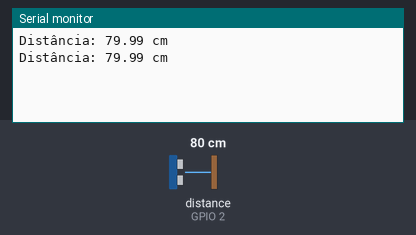
Recording of a sketch running on a simulated ESP32. Parts: the last lines printed to the serial monitor. Wiring (inferred from the names in the program): ultrasonic range finder: trigger GPIO 4; echo GPIO 2. The inputs (shaded band) are chosen by the test bench; at power-on: distance to the obstacle (sensor on GPIO 2) 80 cm. The echo pulse lasts 58.3 µs per cm.

Above: at 1.8 s.
1.9 s: distance to the obstacle (sensor on GPIO 2) set to 2 cm
At 2.8 s:
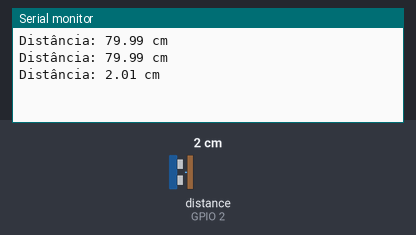
3.4 s: distance to the obstacle (sensor on GPIO 2) set to 4 cm
At 4.8 s:
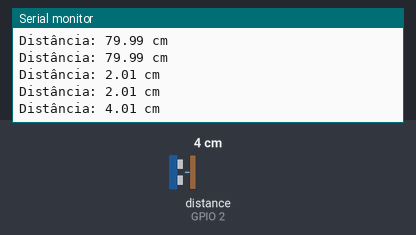
Timing chart, 0 to 6.4 s (numbered marks = the images above; inputs shaded):
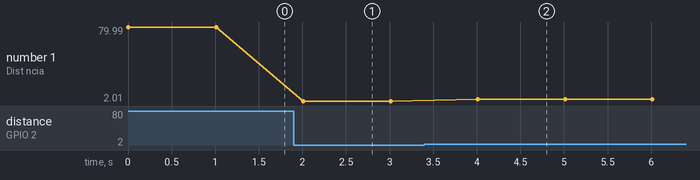

The sketch:

teste_sensor_hc-sro4.ino
```cpp
//                                VIDA DE SILICIO
//                                    KIT ESP32
//                                      AULA 5
//                            PROGRAMA 1 : PROJETO MEDINDO A DISTÂNCIA


const int PINO_TRIG = 4; // Pino D4 conectado ao TRIG do HC-SR04
const int PINO_ECHO = 2; // Pino D2 conectado ao ECHO do HC-SR04

void setup() {
  Serial.begin(9600); // Inicializa a comunicação serial
  pinMode(PINO_TRIG, OUTPUT); // Configura o pino TRIG como saída
  pinMode(PINO_ECHO, INPUT); // Configura o pino ECHO como entrada
}

void loop() {
  digitalWrite(PINO_TRIG, LOW);
  delayMicroseconds(2);
  digitalWrite(PINO_TRIG, HIGH);
  delayMicroseconds(10);
  digitalWrite(PINO_TRIG, LOW);

  long duracao = pulseIn(PINO_ECHO, HIGH); // Mede o tempo de resposta do ECHO
  float distancia = (duracao * 0.0343) / 2;// Calcula a distância usando a velocidade do som (aproximadamente 343 m/s)
  Serial.print("Distância: ");
  Serial.print(distancia);
  Serial.println(" cm");

  delay(1000); // Aguarda 1 segundo antes de fazer a próxima leitura
}
//long -> A variável "long" é utilizada para armazenar números inteiros longos, ou seja, números inteiros maiores do que os que podem ser armazenados em uma variável "int"
//delayMicroseconds -> A função delayMicroseconds() lida com microssegundos (10 elevado a -6 segundos), enquanto a função delay() lida com milissegundos (10 elevado a -3 segundos).
```

Measured:
- after the input at 1.9 s, the serial monitor: prints a new line after 0.11 s (image 1)
- after the input at 3.4 s, the serial monitor: prints a new line after 0.61 s (image 2)
- plotted number 1: 79.99 → 2.01 after the input at 1.9 s, 2.01 → 4.01 after the input at 3.4 s
